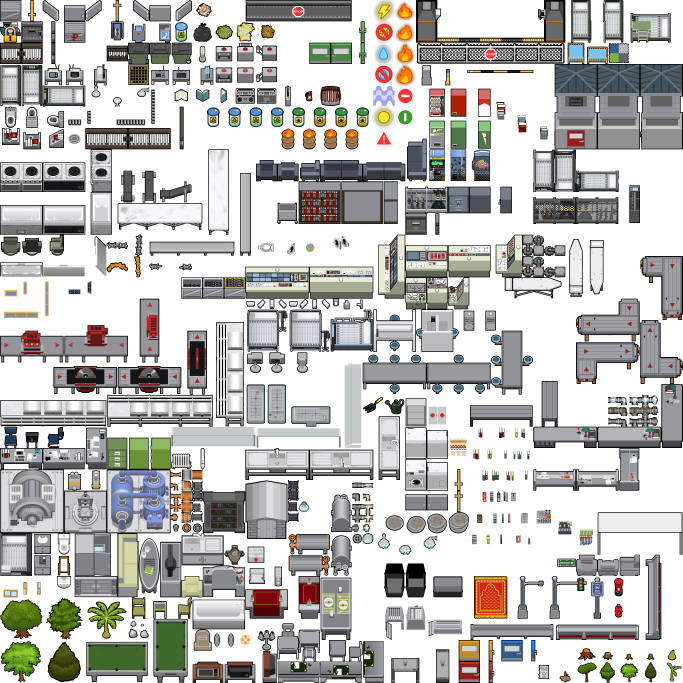
#> input picture data/objects.png, 2048 x 2048 px (shown at 1/3 size)
$ python -i skin.py   (imports and definitions only)
#> lines starting #> are read from the running program, lines starting #| are printed output that depends on the picture; after the words box and inside, x2 and y2 are one past the last pixel; in counts of white or black regions, pixels touching at a corner belong together
#> further down, picture is the input picture: PIL image 2048x2048 RGBA; mean R, G, B, A 65.7, 64.9, 62.4, 129.6
"""Re-skins a sheet of the game's object sprites as dark sci-fi hardware.

Works on the pixels, by what each one is made of. The game paints wood in
tans and oranges, cloth in greens and metal and porcelain in greys, all inside
a near-black outline, so a pixel's hue says what it is:

  wood and cardboard   dark gunmetal panels, lit from the same side
  cloth and plastics   deep teal
  metal and porcelain  dark blue alloy
  outlines             blue-black
  reds and blues       kept, pushed toward neon

Panels then get lit trim a little in from their edge, with a soft glow around
it. Every object is built from the same three materials, which is what holds
a room together; what varies is the trim. Its colour says what the object is
for (ACCENTS), and its cut is one of four (a closed loop, corner brackets, a
dashed loop, a pair of rails), picked from the object's name so every view of
one object matches. Big panels are also split by plate seams and carry a
short row of status lights.
"""

import numpy as np
from PIL import Image
from scipy import ndimage as nd

STRIP = np.array([95, 216, 255], float)      # the blue beam of Sci-Fi Security

# Trim colour by what an object is for. All sit at one brightness and one
# saturation, so a canteen and a cell block read as one prison.
ACCENTS = {
    "security": (95, 216, 255),     # doors, cells, cameras: the beam blue
    "medical": (110, 255, 196),
    "kitchen": (255, 190, 92),
    "power": (255, 146, 64),
    "leisure": (196, 140, 255),
    "office": (204, 236, 255),
    "labour": (255, 220, 84),
}
ACCENT_ORDER = list(ACCENTS)

# Some kinds of object are not recoloured but rebuilt: the game's drawing gives
# the outline, the size and where the light falls, and everything inside the
# outline is drawn again. Because it works from the outline it holds for every
# view of an object and on every sheet.
REMAKES = ("none", "pod", "slab", "console", "sanitary", "rack", "core", "crate", "bulkhead", "seat", "emitter", "vehicle", "glass", "tray", "paintdoor", "fixture", "surface", "hob", "bars", "portal", "intake")
WHITE = [(0.00, (40, 41, 44)), (0.45, (150, 152, 156)), (0.80, (226, 227, 230)), (1.00, (250, 250, 251))]


def _shade(colour, lum, lo=0.55, hi=1.25):
    return np.clip(np.asarray(colour, float)[None, :] * (lo + (hi - lo) * lum[:, None]), 0, 255)


# [357 lines left out: function remake, not called in this run]
PANEL = [(0.00, (15, 15, 17)), (0.35, (34, 35, 38)), (0.70, (62, 63, 67)), (1.00, (116, 118, 123))]
# worktops and casework: a mid titanium, light enough that whatever sits on it still reads
COMPOSITE = [(0.00, (22, 22, 25)), (0.40, (92, 94, 99)), (0.75, (168, 170, 175)), (1.00, (232, 233, 236))]
CLOTH = [(0.00, (18, 18, 20)), (0.45, (52, 53, 57)), (0.80, (96, 98, 103)), (1.00, (168, 170, 176))]
STEEL = [(0.00, (10, 10, 12)), (0.30, (46, 47, 51)), (0.65, (108, 110, 115)), (0.88, (176, 178, 184)), (1.00, (234, 235, 238))]


def ramp(stops, t):
    t = np.clip(t, 0, 1)
    out = np.zeros(t.shape + (3,))
    xs = [s[0] for s in stops]
    for c in range(3):
        out[..., c] = np.interp(t, xs, [s[1][c] for s in stops])
    return out


def hsv(rgb):
    r, g, b = rgb[..., 0], rgb[..., 1], rgb[..., 2]
    mx, mn = rgb.max(-1), rgb.min(-1)
    d = mx - mn
    h = np.zeros_like(mx)
    m = d > 1e-6
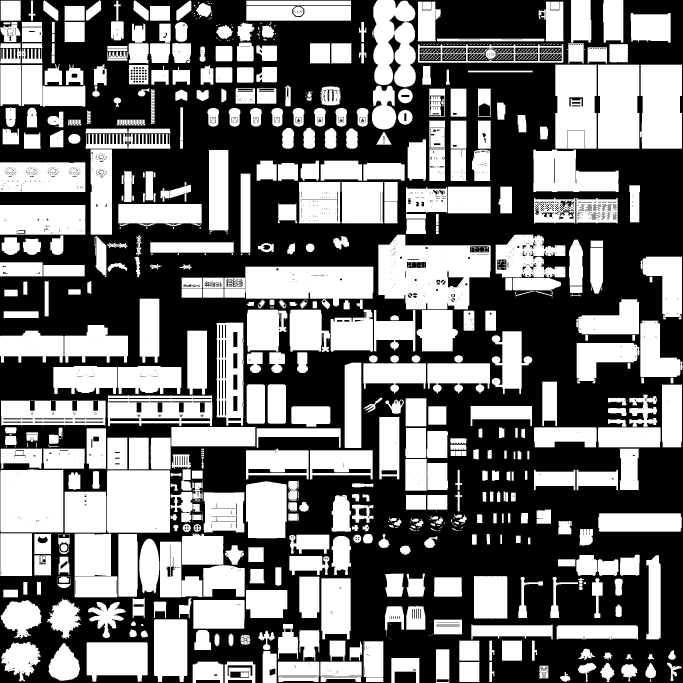
#> m: shape (2048, 2048) bool (shown at 1/3 size); 46.3% white; 1002 white regions (411 under 20 px), largest, box (x1, y1, x2, y2) and area: (1135, 704, 1472, 928) 52294, (736, 800, 1120, 919) 36978, (1, 1408, 190, 1597) 35341
    rc = np.where(m, (mx - r) / np.where(m, d, 1), 0)
    gc = np.where(m, (mx - g) / np.where(m, d, 1), 0)
    bc = np.where(m, (mx - b) / np.where(m, d, 1), 0)
    h = np.where(mx == r, bc - gc, np.where(mx == g, 2 + rc - bc, 4 + gc - rc))
    h = (h / 6) % 1
    s = np.where(mx > 1e-6, d / np.where(mx > 1e-6, mx, 1), 0)
    return h * 360, s, mx


def reskin(img, mask=None, strips=True, no_strip=None, accent=None, style=None, arche=None, owner=None):
    """accent and style are maps the size of the image: an index into
    ACCENT_ORDER and a trim cut from 0 to 3 for every pixel, or None for the
    beam blue in a closed loop everywhere."""
    a = np.asarray(img.convert("RGBA")).astype(float)
    rgb, alpha = a[..., :3] / 255, a[..., 3] / 255
    h, s, v = hsv(rgb)
    lum = rgb @ np.array([0.299, 0.587, 0.114])
    solid = alpha > 0.5
#> solid: shape (2048, 2048) bool; 50.5% white; 853 black regions (536 under 20 px), largest, box (x1, y1, x2, y2) and area: (0, 0, 2048, 2048) 1971738, (1312, 0, 1632, 113) 35384, (1719, 0, 2048, 192) 30628
    # A warm colour is one of two things. Laid on thick it is a material: a table
    # top, a door, a crate. Laid on thin it is a marking: the band that says
    # which jail door this is, a cross, a label, a spark. Materials change and
    # markings stay, and thickness is what tells them apart.
    warm = solid & (h >= 12) & (h <= 62) & (s > 0.22) & (v > 0.12)
#> warm: shape (2048, 2048) bool; 2.3% white; 1053 white regions (694 under 20 px), largest, box (x1, y1, x2, y2) and area: (387, 195, 445, 253) 2292, (1378, 1922, 1438, 1974) 2223, (1190, 198, 1240, 253) 2015
    # Decided a whole region at a time, by how thick it is at its thickest, so a
    # door's thin bottom edge goes with the door and no scrap is left behind.
    regions, count = nd.label(warm)
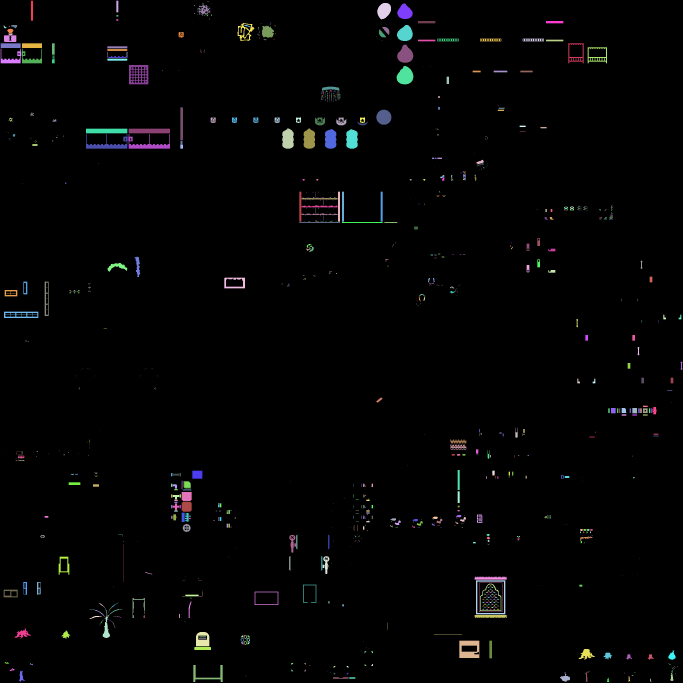
#> regions: shape (2048, 2048) int32 (shown at 1/3 size); 1233 distinct labels, from 0 to 1232; one colour per label, 0 black
#> count = 1232
    wood = np.zeros_like(warm)
    if count:
        thickest = nd.maximum(nd.distance_transform_edt(warm), regions, range(1, count + 1))
#> thickest = 1232 values, max 22.8 at index 122, min 1 at index 2, mean 1.79
        wood = np.isin(regions, 1 + np.nonzero(np.asarray(thickest) >= 5)[0])
#> wood: shape (2048, 2048) bool; 1% white; 46 white regions, largest, box (x1, y1, x2, y2) and area: (1378, 1922, 1438, 1974) 2223, (1190, 198, 1240, 253) 2015, (258, 402, 383, 446) 1892
    # Bars, fences and doors named for a colour carry warm paint only as a
    # marking, however wide the band, and keep it.
    if no_strip is not None:
        wood &= ~no_strip
    cloth = solid & (h > 62) & (h <= 170) & (s > 0.12) & (v > 0.15)
#> cloth: shape (2048, 2048) bool; 4.2% white; 415 white regions (235 under 20 px), largest, box (x1, y1, x2, y2) and area: (266, 1933, 436, 2011) 12837, (469, 1865, 555, 2010) 12196, (930, 846, 1118, 894) 8952
    grey = solid & (s <= 0.22) & ~warm & ~cloth
#> grey: shape (2048, 2048) bool; 40.1% white; 1246 white regions (661 under 20 px), largest, box (x1, y1, x2, y2) and area: (0, 1280, 862, 1856) 198476, (1663, 0, 2048, 448) 84928, (1120, 560, 1472, 1056) 73636
    blue = solid & (h > 170) & (h <= 270) & (s > 0.22)
#> blue: shape (2048, 2048) bool; 2% white; 578 white regions (273 under 20 px), largest, box (x1, y1, x2, y2) and area: (333, 1411, 505, 1590) 16758, (1670, 223, 1786, 279) 3275, (1798, 223, 1914, 279) 3275

    out = rgb * 255
    # Each piece keeps its own light and shade around a light middle tone, so
    # nothing comes out darker than the game drew it.
    lab, n = nd.label(wood)
#> lab: shape (2048, 2048) int32; 47 distinct labels, from 0 to 46
#> n = 46
    if n:
        idx = np.arange(1, n + 1)
#> idx = 46 values from 1 to 46
        mean = np.zeros(n + 1)
#> mean = 47 values from 0 to 0
        mean[1:] = nd.mean(lum, lab, idx)
        t = 0.62 + (lum - mean[lab]) * 1.5
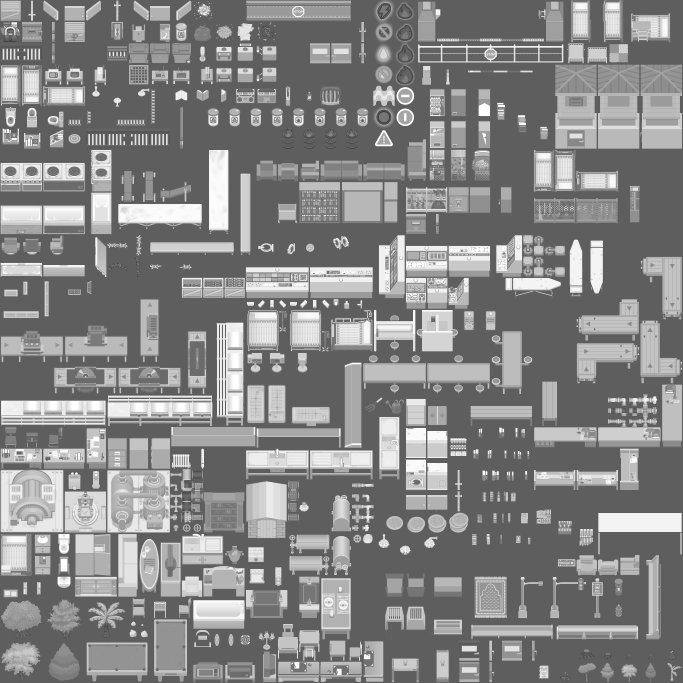
#> t: shape (2048, 2048) float64 (shown at 1/3 size); min -0.257, max 2.12, mean 0.994; drawn with min black and max white
        out[wood] = ramp(COMPOSITE, t[wood])
    # Greens and blues keep most of their colour and all of their brightness.
    # Pale blue is ice, water or a lit screen, and is left exactly alone.
    for fabric, strength in ((cloth, 0.70), (blue & (v <= 0.75), 0.60)):
        grey_px = lum[fabric][:, None] * 255
        out[fabric] = np.clip(grey_px + (rgb[fabric] * 255 - grey_px) * strength, 0, 255)
#> this loop made 2 passes
#> strength on passes 1 to 2: 0.7, 0.6
    # Metal and paintwork that were already grey stay the brightness they were,
    # brought to a true neutral with a little more contrast.
    val = np.clip(0.5 + (lum[grey] - 0.5) * 1.10, 0, 1) * 255
    out[grey] = np.stack([val, val, np.clip(val * 1.012, 0, 255)], -1)

    remade = np.zeros(solid.shape, bool)
    if arche is not None and accent is not None:
        keep_out = ~mask if mask is not None else np.zeros(solid.shape, bool)
        dist = nd.distance_transform_edt(solid)
        remade = remake(out, lum, solid & ~keep_out, dist, arche, accent, rgb, owner, no_strip)
        # an outline stays an outline
        dark = solid & (lum < 0.13)
        out[dark & remade] = ramp(PANEL, lum[dark & remade])

    if strips:
        # a light strip a little inside the edge of every panel big enough to carry one
        # Grain, rivets and handles are closed over first, so the strip runs
        # as one clean line and not around every mark on the surface.
        wood = wood & ~remade
        grey = grey & ~remade
        body = nd.binary_closing(wood, iterations=3)
#> body: shape (2048, 2048) bool; 1.1% white; 36 white regions, largest, box (x1, y1, x2, y2) and area: (258, 386, 510, 446) 7772, (3, 106, 126, 190) 4857, (1378, 1922, 1438, 1974) 2316
        body = nd.binary_fill_holes(body) & solid
#> body: shape (2048, 2048) bool; 1.3% white; 36 white regions, largest, box (x1, y1, x2, y2) and area: (258, 386, 510, 446) 12736, (3, 106, 126, 190) 7209, (1378, 1922, 1438, 1974) 3120
        body = nd.binary_opening(body, iterations=3)
#> body: shape (2048, 2048) bool; 1.2% white; 37 white regions, largest, box (x1, y1, x2, y2) and area: (258, 386, 510, 446) 12324, (3, 106, 126, 190) 7012, (1378, 1922, 1438, 1974) 3096
        # A flat sheet of pale metal, a canteen table or a bench, is a panel too.
        plate = nd.binary_opening(nd.binary_closing(grey & (lum > 0.5), iterations=2), structure=np.ones((3, 3)), iterations=9)
#> plate: shape (2048, 2048) bool; 20% white; 211 white regions, largest, box (x1, y1, x2, y2) and area: (2, 1410, 190, 1596) 29441, (738, 1351, 1118, 1407) 21186, (3, 1202, 317, 1275) 21142
        plab, pn = nd.label(plate)
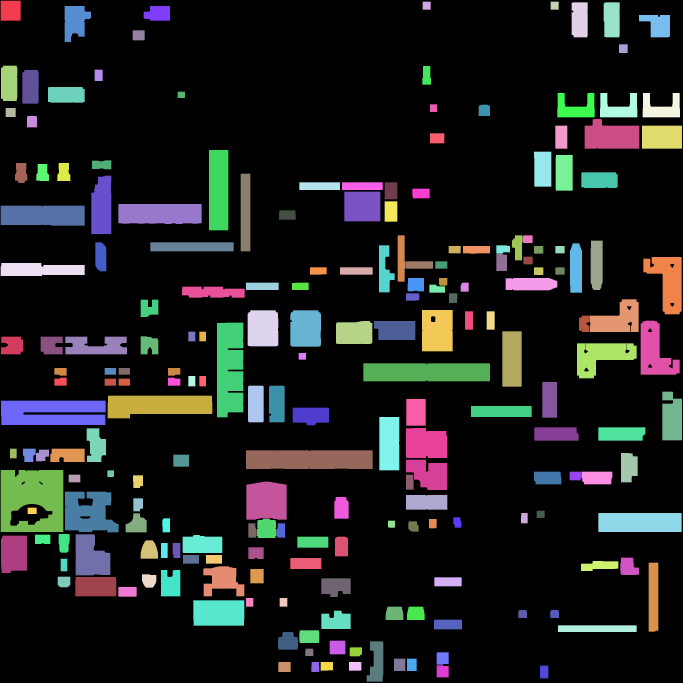
#> plab: shape (2048, 2048) int32 (shown at 1/3 size); 212 distinct labels, from 0 to 211; one colour per label, 0 black
#> pn = 211
        if pn:
            psizes = nd.sum(plate, plab, range(1, pn + 1))
#> psizes = 211 values, max 29441 at index 133, min 398 at index 134, mean 3973.9
            body |= np.isin(plab, 1 + np.nonzero(psizes >= 3000)[0])
        inner = nd.binary_erosion(body, iterations=5)
#> inner: shape (2048, 2048) bool; 12.5% white; 133 white regions (12 under 20 px), largest, box (x1, y1, x2, y2) and area: (7, 1415, 185, 1591) 23697, (743, 1356, 1113, 1402) 16926, (1095, 1095, 1465, 1139) 16256
        blab, bn = nd.label(body)
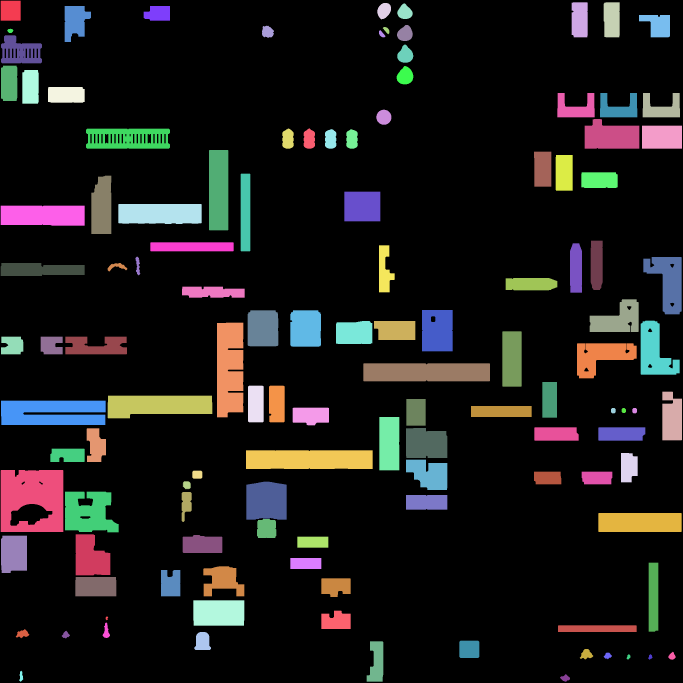
#> blab: shape (2048, 2048) int32 (shown at 1/3 size); 123 distinct labels, from 0 to 122; one colour per label, 0 black
#> bn = 122
        if bn:
            sizes = nd.sum(body, blab, range(1, bn + 1))
#> sizes = 122 values, max 29441 at index 84, min 60 at index 107, mean 6005.9
            big = np.isin(blab, 1 + np.nonzero(sizes >= 1400)[0])
        else:
            big = np.zeros_like(body)
        inner &= big
        loop = inner & ~nd.binary_erosion(inner, iterations=2)
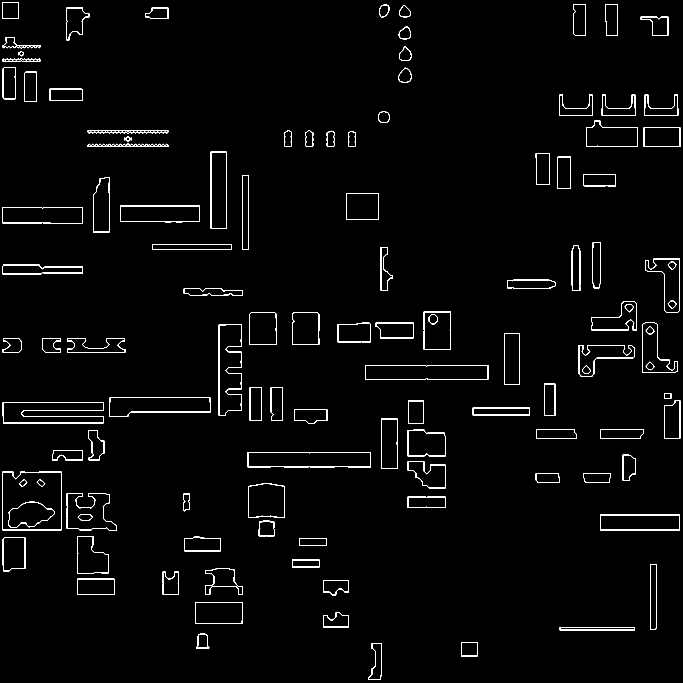
#> loop: shape (2048, 2048) bool (shown at 1/3 size); 1.7% white in thin lines or dots
        H, W = body.shape
#> H = 2048; W = 2048
        yy, xx = np.mgrid[0:H, 0:W]
        line = np.zeros_like(body)
        seam = np.zeros_like(body)
        leds = np.zeros_like(body)
        colour = np.zeros((H, W, 3)) + STRIP
        for lab, box in enumerate(nd.find_objects(blab), 1):
            if box is None or sizes[lab - 1] < 1400:
                continue
            here = np.zeros_like(body)
            here[box] = blab[box] == lab
            cy, cx = (box[0].start + box[0].stop) // 2, (box[1].start + box[1].stop) // 2
            cut = int(style[cy, cx]) if style is not None else 0
            tint = np.array(ACCENTS[ACCENT_ORDER[int(accent[cy, cx])]], float) if accent is not None else STRIP
            ring = loop & here
            y0, y1, x0, x1 = box[0].start, box[0].stop, box[1].start, box[1].stop
            # A surface with things on it has a ragged outline, and a line
            # traced round that staggers. Only a clean rectangle carries one.
            if sizes[lab - 1] < 0.90 * (y1 - y0) * (x1 - x0):
                continue
            if cut % 2 == 1:    # a pair of rails along the long side; otherwise a closed loop
                if x1 - x0 >= y1 - y0:
                    ring &= (xx > x0 + 9) & (xx < x1 - 10)
                else:
                    ring &= (yy > y0 + 9) & (yy < y1 - 10)
            line |= ring
            colour[here] = tint
            # plate seams across a long panel, and status lights in a corner
            core = nd.binary_erosion(here, iterations=8)
            if sizes[lab - 1] >= 5000:
                long_x = x1 - x0 >= y1 - y0
                span = (x1 - x0) if long_x else (y1 - y0)
                for k in range(1, max(2, span // 72)):
                    at = (x0 if long_x else y0) + k * span // max(2, span // 72)
                    seam |= core & ((xx == at) if long_x else (yy == at))
            if sizes[lab - 1] >= 2600:
                ys, xs = np.nonzero(core)
                if len(ys):
                    ly, lx = ys.min() + 1, xs.max() - 1
                    for k in range(3):
                        spot = (yy >= ly) & (yy < ly + 2) & (xx <= lx - k * 4) & (xx > lx - k * 4 - 2) & core
                        leds |= spot
#> this loop made 122 passes
#> (cy, cx, y0, y1, x0, x1, long_x, span) on passes 16, 19, 25, 31, 32, 33, 34, 35, 36, 37, 38, 39: (250, 27, 197, 303, 3, 52, False, 106), (284, 199, 261, 308, 144, 254, True, 110), (411, 1986, 377, 446, 1926, 2046, True, 120), (570, 656, 450, 691, 627, 685, False, 241), (507, 1628, 455, 560, 1602, 1654, False, 105), (518, 1692, 465, 572, 1667, 1718, False, 107), (540, 1798, 517, 564, 1744, 1853, True, 109), (637, 736, 521, 754, 722, 751, False, 233), (614, 304, 527, 702, 274, 334, False, 175), (619, 1087, 575, 664, 1033, 1141, True, 108), (642, 480, 612, 672, 355, 605, True, 250), (647, 128, 617, 677, 2, 254, True, 252)
#> (cy, cx, y0, y1, x0, x1, ly, lx) on passes 1, 2, 3, 18, 60, 64: (32, 32, 2, 62, 2, 62, 11, 52), (59, 1739, 7, 112, 1715, 1763, 16, 1753), (59, 1835, 7, 112, 1811, 1859, 16, 1849), (260, 91, 210, 311, 67, 116, 219, 106), (1036, 155, 1010, 1063, 122, 188, 1019, 178), (1199, 1649, 1146, 1253, 1627, 1671, 1155, 1661)
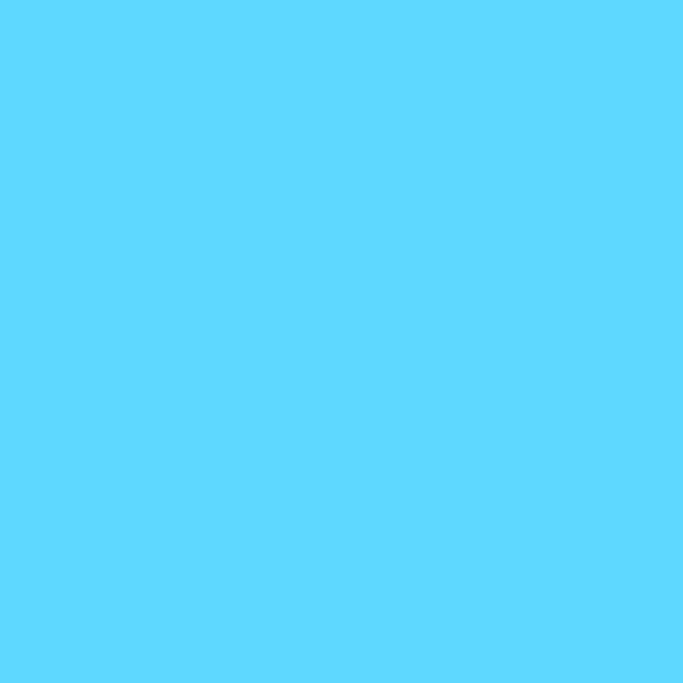
#> colour: shape (2048, 2048, 3) float64 (shown at 1/3 size); mean of channels 0, 1, 2 95, 216, 255; drawn as R, G, B
        if no_strip is not None:
            line &= ~no_strip
            leds &= ~no_strip
            seam &= ~no_strip
        out[seam] = out[seam] * 0.55
        lit = np.roll(seam, 1, axis=1) | np.roll(seam, 1, axis=0)
        lit &= body & ~seam
        out[lit] = np.clip(out[lit] * 1.18 + 6, 0, 255)
        glow = nd.gaussian_filter((line | leds).astype(float), 2.2) * 1.6
        glow = np.clip(glow, 0, 1) * solid
        out = out * (1 - 0.55 * glow[..., None]) + colour * 0.55 * glow[..., None]
        out[line] = colour[line] * 0.85 + out[line] * 0.15
        out[leds] = colour[leds] * 0.95 + 12

    res = np.dstack([np.clip(out, 0, 255), a[..., 3]])
    if mask is not None:
        res = np.where(mask[..., None], res, a)
    return Image.fromarray(res.astype(np.uint8), "RGBA")

>>> from PIL import Image
>>> picture = Image.open('../data/objects.png')
>>> result = reskin(picture)
